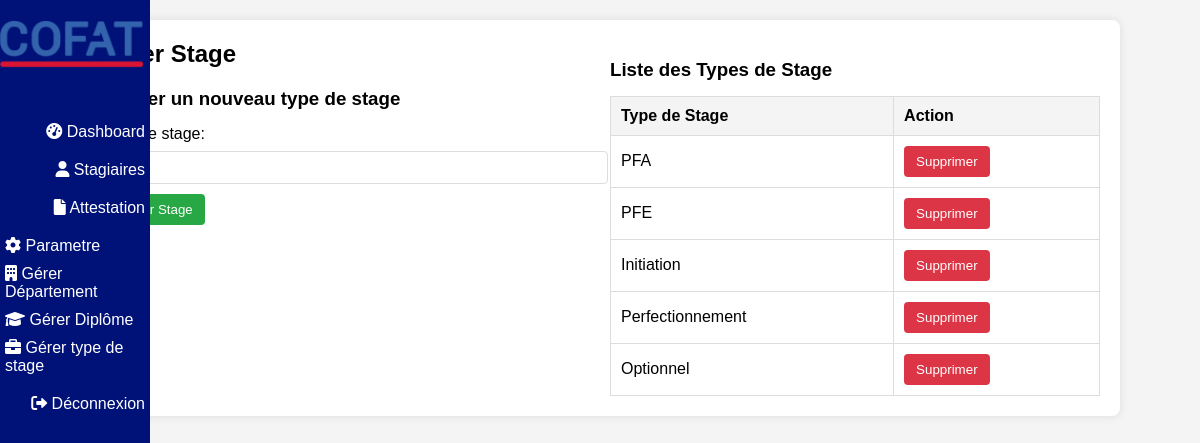
/gerer_stage.php, run on the app's committed database.
### tables this page shows
CREATE TABLE IF NOT EXISTS `stage` (
  `stage_id` int NOT NULL AUTO_INCREMENT,
  `stage_type` varchar(255) NOT NULL,
  PRIMARY KEY (`stage_id`)
);

### gerer_stage.php (the view, shortened to what this page needs)
<?php
include 'db_connection.php';
include 'includes/header2.php';
$sql_stages = "SELECT * FROM stage";
$result_stages = $conn->query($sql_stages);
?>
<!DOCTYPE html>
<html lang="fr">
<head>
    <link rel="stylesheet" href="css/styles_gerer_diplome.css">
</head>
<body>
    <div class="container">
        <div class="form-section">
            <h2>Gérer Stage</h2>
            <h3>Ajouter un nouveau type de stage</h3>
            <form action="gerer_stage.php" method="post">
                <label for="stage_type">Type de stage:</label>
                <input type="text" id="stage_type" name="stage_type" required>
                <button type="submit">Ajouter Stage</button>
            </form>
        </div>
        <div class="list-section">
            <h3>Liste des Types de Stage</h3>
            <table>
                <thead>
                    <tr>
                        <th>Type de Stage</th>
                        <th>Action</th>
                    </tr>
                </thead>
                <tbody>
                    <?php while ($row = $result_stages->fetch_assoc()): ?>
                        <tr>
                            <td><?php echo $row['stage_type']; ?></td>
                            <td>
                                <form action="gerer_stage.php" method="get" style="display:inline;">
                                  <button type="submit" class="delete" onclick="return confirm('Êtes-vous sûr de vouloir supprimer ce type de stage?');">Supprimer</button>
                                </form>
                            </td>
                        </tr>
                    <?php endwhile; ?>
                </tbody>
            </table>
        </div>
    </div>
</body>
</html>

### css/styles2.css (style rules this page uses)
body { font-family: Arial, sans-serif; margin: 0; padding: 0; }

### css/styles_gerer_diplome.css (style rules this page uses)
body { font-family: Arial, sans-serif; background-color: #f4f4f4; margin: 0; padding: 0; }
.container { display: flex; flex-wrap: wrap; justify-content: space-between; max-width: 1000px; margin: 20px auto; padding: 20px; background-color: #fff; border-radius: 8px; box-shadow: 0 0 10px rgba(0, 0, 0, 0.1); }
.form-section { flex: 1 1 45%; margin-right: 20px; }
.list-section { flex: 1 1 45%; }
h2 { margin-top: 0; }
h3 { margin-bottom: 15px; }
form { margin-bottom: 20px; }
label { display: block; margin-bottom: 8px; }
input[type="text"] { width: 100%; padding: 8px; margin-bottom: 10px; border: 1px solid #ddd; border-radius: 4px; }
button { padding: 8px 12px; background-color: #28a745; border: none; color: white; border-radius: 4px; cursor: pointer; }
table { width: 100%; border-collapse: collapse; }
table, th, td { border: 1px solid #ddd; }
th, td { padding: 10px; text-align: left; }
th { background-color: #f4f4f4; }
button.delete { background-color: #dc3545; color: white; }

### data on the page
stage: stage_type "PFA"
stage: stage_type "PFE"
stage: stage_type "Initiation"
stage: stage_type "Perfectionnement"
stage: stage_type "Optionnel"
